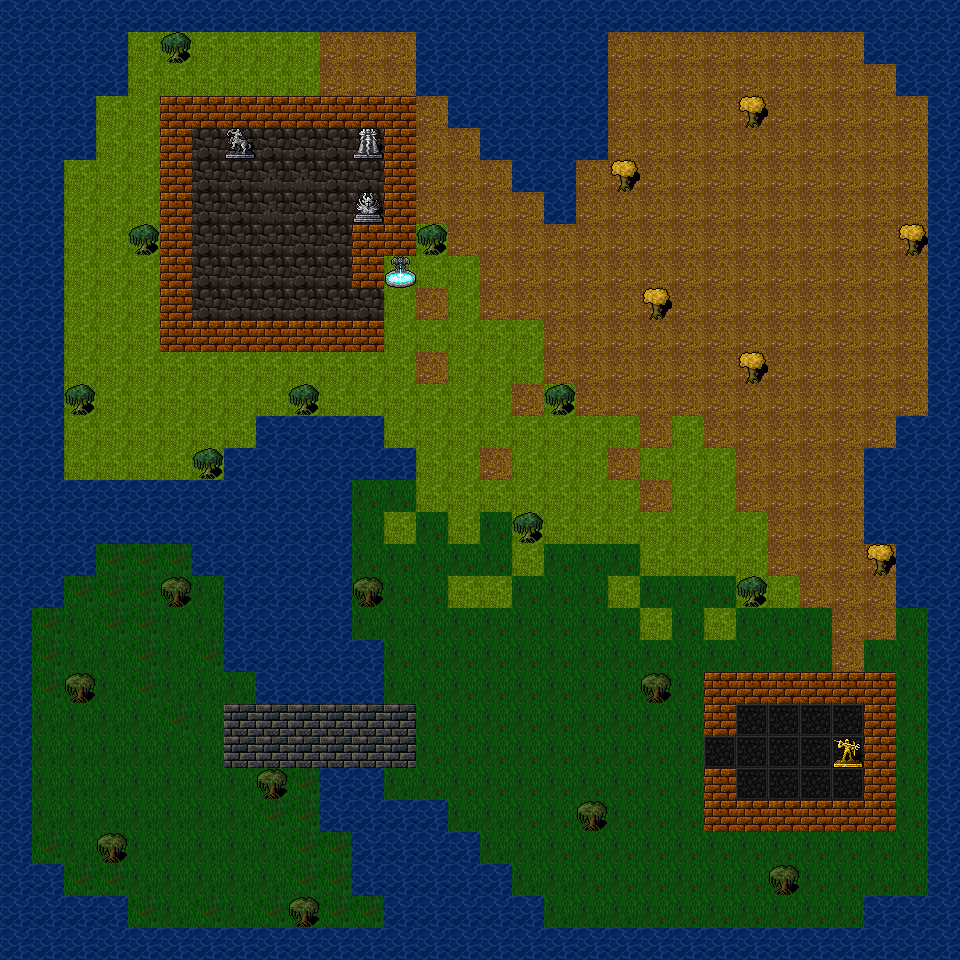

This is a level from a 2D game, rendered from its Tiled map with the project's own tilesets. A one-line summary and the complete map file follow:
An orthogonal 30x30 tile map with 32x32 px tiles, 2 tile layers (BG, Collision).

<map version="1.10" tiledversion="1.10.2" orientation="orthogonal" renderorder="right-down" width="30" height="30" tilewidth="32" tileheight="32" infinite="0" nextlayerid="4" nextobjectid="1">
 <tileset firstgid="1" source="Tiles.tsx" />
 <layer id="2" name="BG" width="30" height="30">
  <data encoding="csv">
1416,1416,1416,1416,1416,1416,1416,1416,1416,1416,1416,1416,1416,1416,1416,1416,1416,1416,1416,1416,1416,1416,1416,1416,1416,1416,1416,1416,1416,1416,
1416,1416,1416,1416,282,282,282,282,282,282,203,203,203,1416,1416,1416,1416,1416,1416,203,203,203,203,203,203,203,203,1416,1416,1416,
1416,1416,1416,1416,282,282,282,282,282,282,203,203,203,1416,1416,1416,1416,1416,1416,203,203,203,203,203,203,203,203,203,1416,1416,
1416,1416,1416,282,282,1011,1011,1011,1011,1011,1011,1011,1011,203,1416,1416,1416,1416,1416,203,203,203,203,203,203,203,203,203,203,1416,
1416,1416,1416,282,282,1011,1019,1019,1019,1019,1019,1019,1011,203,203,1416,1416,1416,1416,203,203,203,203,203,203,203,203,203,203,1416,
1416,1416,282,282,282,1011,1019,1019,1025,1025,1019,1019,1011,203,203,203,1416,1416,203,203,203,203,203,203,203,203,203,203,203,1416,
1416,1416,282,282,282,1011,1019,1019,1025,1019,1019,1019,1011,203,203,203,203,1416,203,203,203,203,203,203,203,203,203,203,203,1416,
1416,1416,282,282,282,1011,1019,1019,1019,1019,1019,1011,1011,282,203,203,203,203,203,203,203,203,203,203,203,203,203,203,203,1416,
1416,1416,282,282,282,1011,1019,1019,1019,1019,1019,1011,282,282,282,203,203,203,203,203,203,203,203,203,203,203,203,203,203,1416,
1416,1416,282,282,282,1011,1019,1019,1019,1019,1019,1019,282,203,282,203,203,203,203,203,203,203,203,203,203,203,203,203,203,1416,
1416,1416,282,282,282,1011,1011,1011,1011,1011,1011,1011,282,282,282,282,282,203,203,203,203,203,203,203,203,203,203,203,203,1416,
1416,1416,282,282,282,282,282,282,282,282,282,282,282,203,282,282,282,203,203,203,203,203,203,203,203,203,203,203,203,1416,
1416,1416,282,282,282,282,282,282,282,282,282,282,282,282,282,282,203,282,203,203,203,203,203,203,203,203,203,203,203,1416,
1416,1416,282,282,282,282,282,282,1416,1416,1416,1416,282,282,282,282,282,282,282,282,203,282,203,203,203,203,203,203,1416,1416,
1416,1416,282,282,282,282,282,1416,1416,1416,1416,1416,1416,282,282,203,282,282,282,203,282,282,282,203,203,203,203,1416,1416,1416,
1416,1416,1416,1416,1416,1416,1416,1416,1416,1416,1416,299,299,282,282,282,282,282,282,282,203,282,282,203,203,203,203,1416,1416,1416,
1416,1416,1416,1416,1416,1416,1416,1416,1416,1416,1416,301,282,299,282,299,282,282,282,282,282,282,282,282,203,203,203,1416,1416,1416,
1416,1416,1416,303,303,303,1416,1416,1416,1416,1416,299,299,299,299,299,282,299,299,299,282,282,282,282,203,203,203,203,1416,1416,
1416,1416,303,303,303,303,301,1416,1416,1416,1416,299,299,299,282,282,299,299,299,282,299,299,299,282,282,203,203,203,1416,1416,
1416,303,301,303,303,301,301,1416,1416,1416,1416,301,301,299,299,299,299,299,299,299,282,299,282,299,299,299,203,203,299,1416,
1416,303,301,301,303,301,303,1416,1416,1416,1416,1416,299,299,299,299,299,299,299,299,299,299,299,299,299,299,203,299,299,1416,
1416,303,301,301,303,301,301,301,1416,1416,1416,1416,301,299,299,299,299,299,299,299,299,299,299,299,299,299,299,299,299,1416,
1416,301,301,301,301,303,301,1030,1030,1030,1030,1030,1030,299,299,299,299,299,299,299,299,299,635,635,635,635,635,635,299,1416,
1416,301,301,301,301,301,301,1030,1030,1030,1030,1030,1030,299,299,299,299,299,299,299,299,299,635,635,635,635,635,635,299,1416,
1416,301,301,301,301,301,301,301,303,303,1416,1416,301,299,299,299,299,299,299,299,299,299,635,635,635,635,635,635,299,1416,
1416,301,301,301,301,301,301,301,303,303,1416,1416,1416,1416,301,301,299,299,299,299,299,299,635,635,635,635,635,635,299,1416,
1416,303,301,301,301,301,301,301,301,303,303,1416,1416,1416,1416,301,301,299,299,299,299,299,299,299,299,299,299,299,299,1416,
1416,1416,303,303,301,301,301,301,301,303,303,1416,1416,1416,1416,1416,301,301,299,299,299,299,299,299,299,299,299,299,299,1416,
1416,1416,1416,1416,303,301,303,301,303,303,303,303,1416,1416,1416,1416,1416,301,301,301,299,299,299,299,299,299,299,1416,1416,1416,
1416,1416,1416,1416,1416,1416,1416,1416,1416,1416,1416,1416,1416,1416,1416,1416,1416,1416,1416,1416,1416,1416,1416,1416,1416,1416,1416,1416,1416,1416
</data>
 </layer>
 <layer id="3" name="Collision" width="30" height="30">
  <data encoding="csv">
1441,1441,1441,1441,1441,1441,1441,1441,1441,1441,1441,1441,1441,1441,1441,1441,1441,1441,1441,1441,1441,1441,1441,1441,1441,1441,1441,1441,1441,1441,
1441,1441,1441,1441,0,843,0,0,0,0,0,0,0,1441,1441,1441,1441,1441,1441,0,0,0,0,0,0,0,0,1441,1441,1441,
1441,1441,1441,1441,0,0,0,0,0,0,0,0,0,1441,1441,1441,1441,1441,1441,0,0,0,0,0,0,0,0,0,1441,1441,
1441,1441,1441,0,0,1011,1011,1011,1011,1011,1011,1011,1011,0,1441,1441,1441,1441,1441,0,0,0,0,846,0,0,0,0,0,1441,
1441,1441,1441,0,0,1011,0,798,0,0,0,799,1011,0,0,1441,1441,1441,1441,0,0,0,0,0,0,0,0,0,0,1441,
1441,1441,0,0,0,1011,0,0,0,0,0,0,1011,0,0,0,1441,1441,0,846,0,0,0,0,0,0,0,0,0,1441,
1441,1441,0,0,0,1011,0,0,0,0,0,800,1011,0,0,0,0,1441,0,0,0,0,0,0,0,0,0,0,0,1441,
1441,1441,0,0,843,1011,0,0,0,0,0,1011,1011,843,0,0,0,0,0,0,0,0,0,0,0,0,0,0,846,1441,
1441,1441,0,0,0,1011,0,0,0,0,0,1011,776,0,0,0,0,0,0,0,0,0,0,0,0,0,0,0,0,1441,
1441,1441,0,0,0,1011,0,0,0,0,0,0,0,0,0,0,0,0,0,0,846,0,0,0,0,0,0,0,0,1441,
1441,1441,0,0,0,1011,1011,1011,1011,1011,1011,1011,0,0,0,0,0,0,0,0,0,0,0,0,0,0,0,0,0,1441,
1441,1441,0,0,0,0,0,0,0,0,0,0,0,0,0,0,0,0,0,0,0,0,0,846,0,0,0,0,0,1441,
1441,1441,843,0,0,0,0,0,0,843,0,0,0,0,0,0,0,843,0,0,0,0,0,0,0,0,0,0,0,1441,
1441,1441,0,0,0,0,0,0,1441,1441,1441,1441,0,0,0,0,0,0,0,0,0,0,0,0,0,0,0,0,1441,1441,
1441,1441,0,0,0,0,843,1441,1441,1441,1441,1441,1441,0,0,0,0,0,0,0,0,0,0,0,0,0,0,1441,1441,1441,
1441,1441,1441,1441,1441,1441,1441,1441,1441,1441,1441,0,0,0,0,0,0,0,0,0,0,0,0,0,0,0,0,1441,1441,1441,
1441,1441,1441,1441,1441,1441,1441,1441,1441,1441,1441,0,0,0,0,0,843,0,0,0,0,0,0,0,0,0,0,1441,1441,1441,
1441,1441,1441,0,0,0,1441,1441,1441,1441,1441,0,0,0,0,0,0,0,0,0,0,0,0,0,0,0,0,846,1441,1441,
1441,1441,0,0,0,844,0,1441,1441,1441,1441,844,0,0,0,0,0,0,0,0,0,0,0,843,0,0,0,0,1441,1441,
1441,0,0,0,0,0,0,1441,1441,1441,1441,0,0,0,0,0,0,0,0,0,0,0,0,0,0,0,0,0,0,1441,
1441,0,0,0,0,0,0,1441,1441,1441,1441,1441,0,0,0,0,0,0,0,0,0,0,0,0,0,0,0,0,0,1441,
1441,0,844,0,0,0,0,0,1441,1441,1441,1441,0,0,0,0,0,0,0,0,844,0,1011,1011,1011,1011,1011,1011,0,1441,
1441,0,0,0,0,0,0,0,0,0,0,0,0,0,0,0,0,0,0,0,0,0,1011,0,0,0,0,1011,0,1441,
1441,0,0,0,0,0,0,0,0,0,0,0,0,0,0,0,0,0,0,0,0,0,0,0,0,0,857,1011,0,1441,
1441,0,0,0,0,0,0,0,844,0,1441,1441,0,0,0,0,0,0,0,0,0,0,1011,0,0,0,0,1011,0,1441,
1441,0,0,0,0,0,0,0,0,0,1441,1441,1441,1441,0,0,0,0,844,0,0,0,1011,1011,1011,1011,1011,1011,0,1441,
1441,0,0,844,0,0,0,0,0,0,0,1441,1441,1441,1441,0,0,0,0,0,0,0,0,0,0,0,0,0,0,1441,
1441,1441,0,0,0,0,0,0,0,0,0,1441,1441,1441,1441,1441,0,0,0,0,0,0,0,0,844,0,0,0,0,1441,
1441,1441,1441,1441,0,0,0,0,0,844,0,0,1441,1441,1441,1441,1441,0,0,0,0,0,0,0,0,0,0,1441,1441,1441,
1441,1441,1441,1441,1441,1441,1441,1441,1441,1441,1441,1441,1441,1441,1441,1441,1441,1441,1441,1441,1441,1441,1441,1441,1441,1441,1441,1441,1441,1441
</data>
 </layer>
</map>
